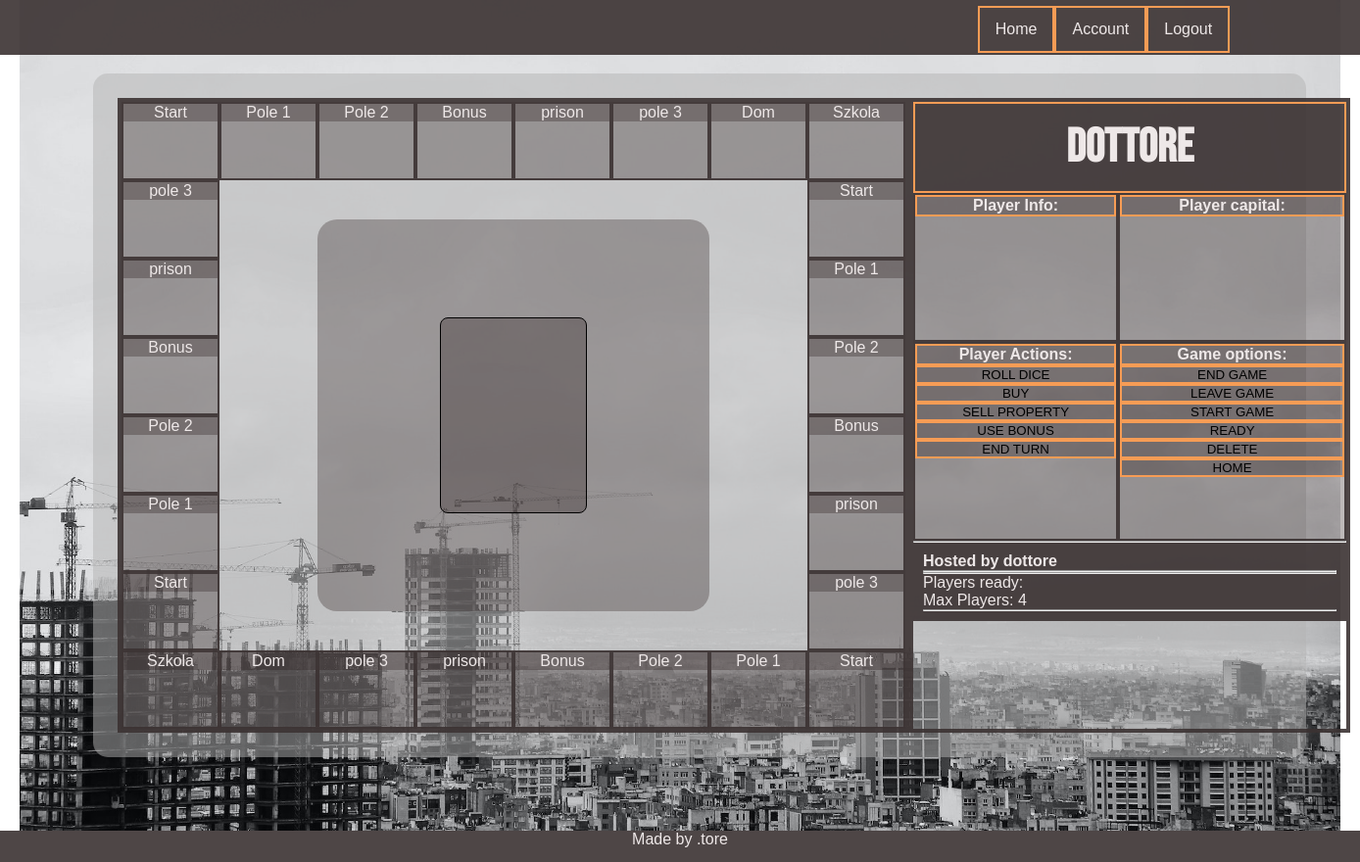
The page /game/4/ (signed in) on the database as committed earlier.
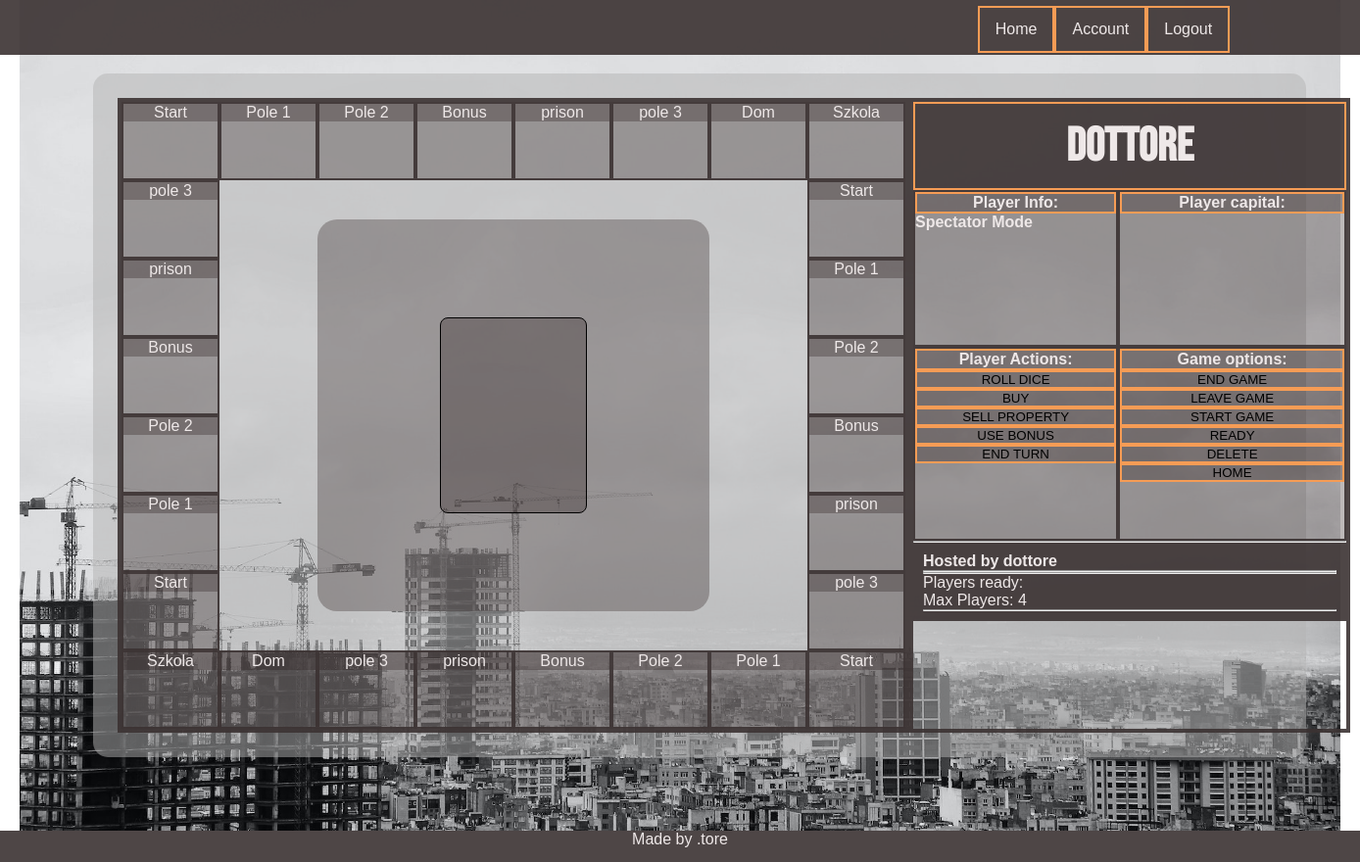
The same page on the database as committed later.
### game/views.py (the view)
# urls.py: path('<int:id>/', detail, name = 'detail'),
@login_required
def detail(request, id):
    game = Game.objects.get(pk=id)
    player = Player.objects.get(parent=request.user.username)
    boardSize = 8
    r1 = Field.objects.all()[:boardSize]
    r2 = Field.objects.filter()[:(boardSize-2)]
    r3 = Field.objects.filter()[:boardSize]
    r4 = Field.objects.filter()[:boardSize-2]
    args = {'game': game, 'players_ready': game.players_ready, 'players_playing':game.players_playing, 'player':player,
            'player_in_game':player in game.players_playing,'r1':r1, 'r2':r2, 'r3':r3, 'r4':r4}
    return render(request, 'game/detail.html', args)

### game/models.py (called while the page is built)
    @property
    def players_ready(self):
        return list(self.who_is_ready.all())

    @property
    def players_playing(self):
        return list(self.who_is_playing.all())

### player/models.py (called while the page is built)
    def __str__(self):
        return self.nick

### templates/game/detail.html (shortened to what the changed rows need)
{% extends 'base.html' %}
{% load static %}
{% block css %}
<link rel="stylesheet" href="{% static 'css/detail.css' %}">
{% endblock %}
{% block content %}
    <section class = "game_section game_section_sidebar">
        <div class="game_section_sidebar_top">
            <article class="sidebar_top__sidebar_header">
                <h2 class="playerName_header">{{player}}</h2>
            </article>
            <article class="sidebar_top__player_info __sidebar_item">
                <div class= '__sidebar_item_action'><h4>Player Info:</h4></div>
                    {% if  game.is_played %}
                    <h4>Spectator Mode</h4>
                    {% endif %}
            </article>
        </div>
    </section>
</div>
{% endblock %}

Rows that differ between the two databases and show on the page:
changed Game "dottore": is_played False → True (drawn)
Other text that changed with them:
text now shown: "Spectator Mode"
